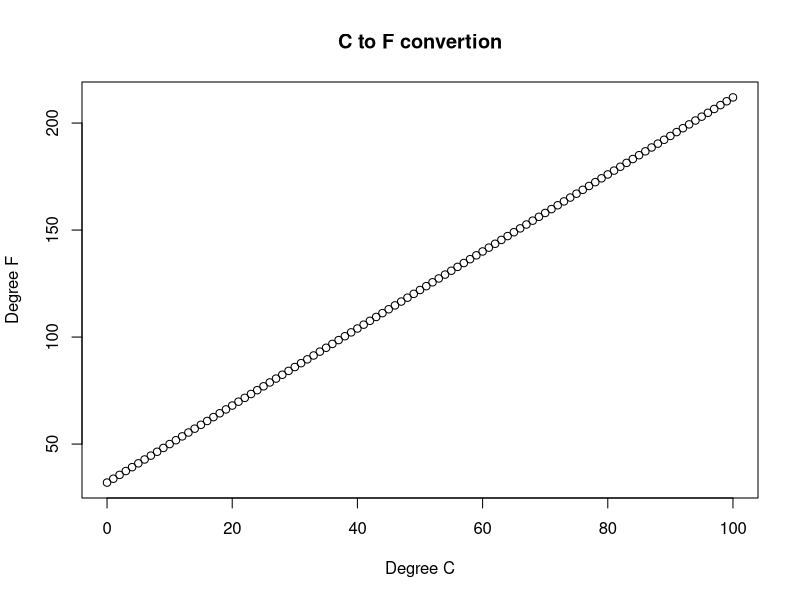

This chart was generated by the following R code:
#lab 03. More introduction to R. Booleans, flow control, functions

#####################
#lab 03 - PART 1
#To communicate effectively with your congressman, You need to convert a bunch of temperatures from Celsius to Fahrenheit
#you could do this manually, using R like a calculator, but since you'll be doing it a lot, why not make your life easier

#1a. Write a function that converts a temperature in Celsius to Fahrenheit. 

#multiple by 9, divide by 5, then add 32
convertCtoF = function(tempC){
  ((tempC*9)/5)+32
  }

#first - after you've created your temperature conversion function, run that code, so your function is ready to use 

#1b. test it out, does it convert properly?
convertCtoF(0)
convertCtoF(20)
#yes it works!

#1c. use your function to calculate the F equivalent of every C temperature (only integers) between 0 and 100. You'll want to use seq() for this.

degreeF=c()
for(i in seq(0,100, by = 1)){
  degreeF[i+1] = convertCtoF(i)
  print(degreeF[i+1])
}

#1d. now make a scatter plot comparing C (x-axis) to F (y-axis)
#as always, make reasonable acis labels and such
degreeC=seq(0,100, by =1)
plot(degreeC, degreeF, main="C to F convertion", xlab="Degree C", ylab="Degree F")



#1e. What temperature is the same in C as in F? I know that you may already know this, and it's much easier to solve algebraically, but I want you to solve it the hard way. Specifically: write a while loop, that uses your function to keep testing integers until you find the answer. If I were you, I'd start with the smallest possible C (that's an integer), and move up, to make sure you don't miss it.
#remember - be careful with while loops, as they can make your computer keep running forever.

#2. OK, what if you wanted to make a more flexible function. Make a new file and call it TemperatureConverter.R
# temperatureConverter is your one-stop shop for converting any temperature between F, C or K.
# You're function is now going to need more inputs, right? Since you need to know the temperature, what it's coming from, and what it's going to. Ultimately, it should work something like this:
#newTemp=temperatureConverter(57,from="C",to="K")

#to make this work, you will need several if-then-else statements
#also, please set up your function with default values of "C" for from, and "F" for to.

#demonstrate that your new function works by
#a. converting 300 K to C
#b. converting 200 F to K
#c. converting 100 C to F with only one input (taking advantage of your defaults)






################################
#part 2. More functions and loops
#Imagine this - we just took out our drones, and collected some not fancy new topography data for a volcano.

#we loaded our data into R, and stored it in the variable "volcano"


#3a. what kind of data set is this?


#3b. what are it's dimensions?


#this dataset is preloaded in R so you can learn more about it like this:
?volcano

#3c. make a quick map of the volcano elevation using the "filled.contour" plotting option

#OK, we're interested in predicting where on the volcano is most likely for landslides to occur
#to do this, we'd like to make a map of what the slope is, everywhere on the volcano

#4a. to do this, lets right a function, that calculates slope if you give it a vector from the matrix (a vector being 1 column or row from the matrix)
#so write a function that calculates change in elevation between grid cells in a vector. The output should be all positive {use abs()} and be 1 cell shorter than the input.


#4b. now use your function to calculate the slopes from the 43rd column (a north-south stripe), and plot them (x=east-west,y=height)


#5a. now create a new matrix that's the appropriate size, full of NAs, for your N-S slopes. use matrix() to do this.

#5b. now write a for loop that loops through all the columns, uses your function to calculate the slopes, and then puts the values into your N-S slopes matrix

#5c. make a filled.contour plot of your N-S slopes

#5d. write a command that tells us which cell has the greates N-S slope

#6. repeat this for E-W


#7a.Challenge question: now average your N-S slopes, and E-W slopes together. This is a little tricky, since your matrices are not the same size. It might help to sketch out a grid that shows where you have elevations and where you have slopes (both NS and EW)

#7b. make a final filled.contour plot that shows the average slope. Where is the steepest part of the volcano?



#part 3 ggplot

#EEDA - An introduction to ggplot2

#There are abundant resources on the web to help with ggplot2. Most of the exercises here are mirrored in Derek Sondereger's notes here: http://oak.ucc.nau.edu/dls354/Home/teaching/introduction_to_r.pdf


#For this Lab, we will be exploring the relation between ozone and several environmental parameters in NYC
#check out the airquality dataset
?airquality

#You're going to need the ggplot library - so load it in.

################################
##PART 3. Playing with ggplot2.

#1a. Use ggplot to Make a scatter plot that compares ozone to wind. How does ggplot handle missing values?


#1b. Good - now plot it with larger dots, that are not black, and not circles
#hint: use ggplot documentation and http://www.cookbook-r.com/Graphs/Shapes_and_line_types/ and google, as needed


#1c. Now - add a linear trend line


#What's a factor?
?factor
#compare
airquality$Month
factor(airquality$Month)


#1d. Replot your scatter plot, but this time color the dots based on what month they correspond to. Try coloring by both Month, and factor(Month). What's the difference?

#Now color it by a continuous variable - like Temperature

#that color scale is not ideal. Use a better one (i.e., one that is intuitive AND visible to color blind people)


#OK - the axis labels by default are the data.frame column names, which isn't bad, but don't include units. Make better labels on this final graph. {hint: labs()}


#congratulations! You've now created an effective, single plot that allows you (or your reader) to quickly understand the relation between ozone, wind and temperature.
#1e. Briefly describe what you've learned about what controls ozone concentrations based on this plot.



##PART 2. More plots 
#OK - more types of plots. 
#Objective: create a plot that shows ozone concentration (plus uncertainties) in each month. (hint: dont forget what we learned about factoring)

#2a. first, let's explore some built in options - http://docs.ggplot2.org/current/
#two reasonable options are boxplots and violin plots. Try both of these.


#Saw we want something more simple (and probably less informative)...
#2b. Use what we've learned in class thus far to calculate the mean and standard deviation of ozone in each month.
#hint(look into the na.rm option in mean and sd. What does that do?)


#2c. Now create a data frame for plotting in ggplot2

#2d. now make a bar plot with the mean of each month with error bars around it

#2e. Tinker with the coloring and other aesthetics (including labels) to make this a more visually effective graph.

##PART 3. Faceting. Sometimes lots of plots are useful
#3a. create a histogram of solar Radiation (using ggplot2)
#Make sure you add units to your axes as appropriate

#3b. Now create a new column in your dataframe that characterizes whether it's a sunny day or not.
#Based on your histogram, what seems like a good cut off for sunny vs not sunny?

#create a new vector, and apply the string "sunny" to the sunny days and "cloudy" to the cloudy days.

#now add that sunniness column into your dataframe


#3c. now create a faceted plot that's a scatterplot of  Ozone to wind speed, for both sunny and cloudy separately, and for each month separately (so it should be a 2x5 grid of plots)

#you probably got a grid that is 3x5. Why did this happen? If you haven't already - modify your data frame to fix this. Also make your facet labels as pretty as can be.

#3d. add linear trendlines to these data.

#3e. There's now a lot of information on one figure about what controls ozone. Under what conditions is the relationship the strongest? Why do you think this is the case?














